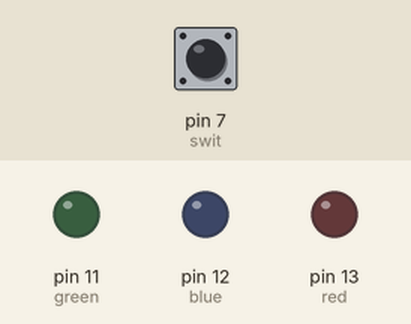
This sketch was run on a simulated Arduino Uno, built with avr-gcc and run on an emulated ATmega328P. Parts: output pins drawn as LEDs (lit = HIGH). The test bench sets the inputs (shaded band); at power-on: pin 7 (swit) LOW.

Above: at 1.2 s.
1.3 s: pin 7 (swit) pulled HIGH for 0.15 s
At 1.37 s:
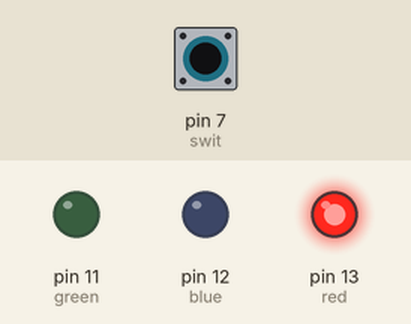
2.9 s: pin 7 (swit) pulled HIGH for 3.2 s
At 6.4 s:
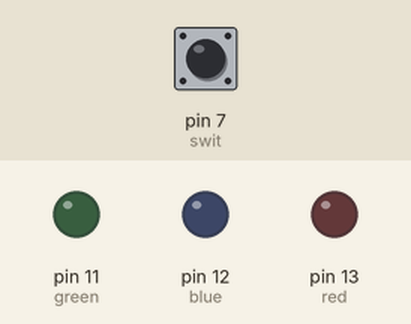
Timing chart, 0 to 7.9 s (numbered marks = the images above; inputs shaded):
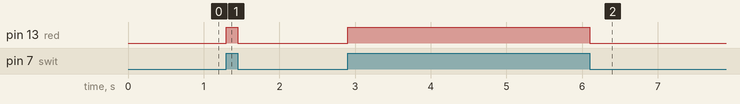

The sketch:

paparia_led_me_key.ino
```cpp
int red =13;
int blue =12 ;
int green = 11;
int swit = 7;

void setup()
{
  pinMode(red,OUTPUT);
  pinMode(blue,OUTPUT);
  pinMode(green,OUTPUT);
  pinMode(swit,INPUT);
}

void loop()
{

  if (digitalRead(swit) == HIGH) {

      digitalWrite(red,HIGH);}
    else
    {
      digitalWrite(red,LOW);
    }
}
```

Measured:
- after the input at 1.3 s, pin 13 (red): LOW → HIGH at once, → LOW 0.15 s later
- after the input at 2.9 s, pin 13 (red): LOW → HIGH at once, → LOW 3.2 s later
